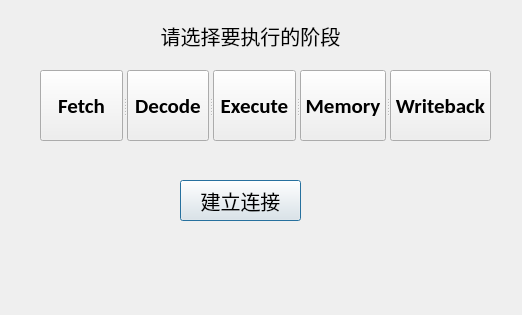
<?xml version="1.0" encoding="UTF-8"?>
<ui version="4.0">
 <class>MainDialog</class>
 <widget class="QDialog" name="MainDialog">
  <property name="geometry">
   <rect>
    <x>0</x>
    <y>0</y>
    <width>522</width>
    <height>315</height>
   </rect>
  </property>
  <property name="windowTitle">
   <string>MainDialog</string>
  </property>
  <widget class="QLabel" name="titlelabel">
   <property name="geometry">
    <rect>
     <x>130</x>
     <y>20</y>
     <width>241</width>
     <height>31</height>
    </rect>
   </property>
   <property name="font">
    <font>
     <family>宋体</family>
     <pointsize>15</pointsize>
     <weight>50</weight>
     <bold>false</bold>
    </font>
   </property>
   <property name="layoutDirection">
    <enum>Qt::LeftToRight</enum>
   </property>
   <property name="styleSheet">
    <string notr="true"/>
   </property>
   <property name="text">
    <string>请选择要执行的阶段</string>
   </property>
   <property name="textFormat">
    <enum>Qt::AutoText</enum>
   </property>
   <property name="scaledContents">
    <bool>false</bool>
   </property>
   <property name="alignment">
    <set>Qt::AlignCenter</set>
   </property>
  </widget>
  <widget class="QPushButton" name="connectButton">
   <property name="geometry">
    <rect>
     <x>180</x>
     <y>180</y>
     <width>121</width>
     <height>41</height>
    </rect>
   </property>
   <property name="font">
    <font>
     <family>宋体</family>
     <pointsize>15</pointsize>
    </font>
   </property>
   <property name="text">
    <string>建立连接</string>
   </property>
  </widget>
  <widget class="QSplitter" name="splitter">
   <property name="geometry">
    <rect>
     <x>40</x>
     <y>70</y>
     <width>451</width>
     <height>71</height>
    </rect>
   </property>
   <property name="orientation">
    <enum>Qt::Horizontal</enum>
   </property>
   <widget class="QPushButton" name="FButton">
    <property name="font">
     <font>
      <family>Calibri</family>
      <pointsize>16</pointsize>
      <weight>75</weight>
      <bold>true</bold>
     </font>
    </property>
    <property name="styleSheet">
     <string notr="true">qPushButton{color:red;backround-color:green}</string>
    </property>
    <property name="text">
     <string>Fetch</string>
    </property>
    <property name="checkable">
     <bool>false</bool>
    </property>
    <property name="autoDefault">
     <bool>true</bool>
    </property>
    <property name="flat">
     <bool>false</bool>
    </property>
   </widget>
   <widget class="QPushButton" name="DButton">
    <property name="font">
     <font>
      <family>Calibri</family>
      <pointsize>16</pointsize>
      <weight>75</weight>
      <bold>true</bold>
     </font>
    </property>
    <property name="styleSheet">
     <string notr="true">qPushButton{color:red;backround-color:green}</string>
    </property>
    <property name="text">
     <string>Decode</string>
    </property>
    <property name="checkable">
     <bool>false</bool>
    </property>
    <property name="autoDefault">
     <bool>true</bool>
    </property>
    <property name="flat">
     <bool>false</bool>
    </property>
   </widget>
   <widget class="QPushButton" name="EButton">
    <property name="font">
     <font>
      <family>Calibri</family>
      <pointsize>16</pointsize>
      <weight>75</weight>
      <bold>true</bold>
     </font>
    </property>
    <property name="styleSheet">
     <string notr="true">qPushButton{color:red;backround-color:green}</string>
    </property>
    <property name="text">
     <string>Execute</string>
    </property>
    <property name="checkable">
     <bool>false</bool>
    </property>
    <property name="autoDefault">
     <bool>true</bool>
    </property>
    <property name="flat">
     <bool>false</bool>
    </property>
   </widget>
   <widget class="QPushButton" name="MButton">
    <property name="font">
     <font>
      <family>Calibri</family>
      <pointsize>16</pointsize>
      <weight>75</weight>
      <bold>true</bold>
     </font>
    </property>
    <property name="styleSheet">
     <string notr="true">qPushButton{color:red;backround-color:green}</string>
    </property>
    <property name="text">
     <string>Memory</string>
    </property>
    <property name="checkable">
     <bool>false</bool>
    </property>
    <property name="autoDefault">
     <bool>true</bool>
    </property>
    <property name="flat">
     <bool>false</bool>
    </property>
   </widget>
   <widget class="QPushButton" name="WButton">
    <property name="font">
     <font>
      <family>Calibri</family>
      <pointsize>16</pointsize>
      <weight>75</weight>
      <bold>true</bold>
     </font>
    </property>
    <property name="text">
     <string>Writeback</string>
    </property>
    <property name="checkable">
     <bool>false</bool>
    </property>
    <property name="autoDefault">
     <bool>true</bool>
    </property>
    <property name="flat">
     <bool>false</bool>
    </property>
   </widget>
  </widget>
 </widget>
 <layoutdefault spacing="6" margin="11"/>
 <resources/>
 <connections/>
</ui>
